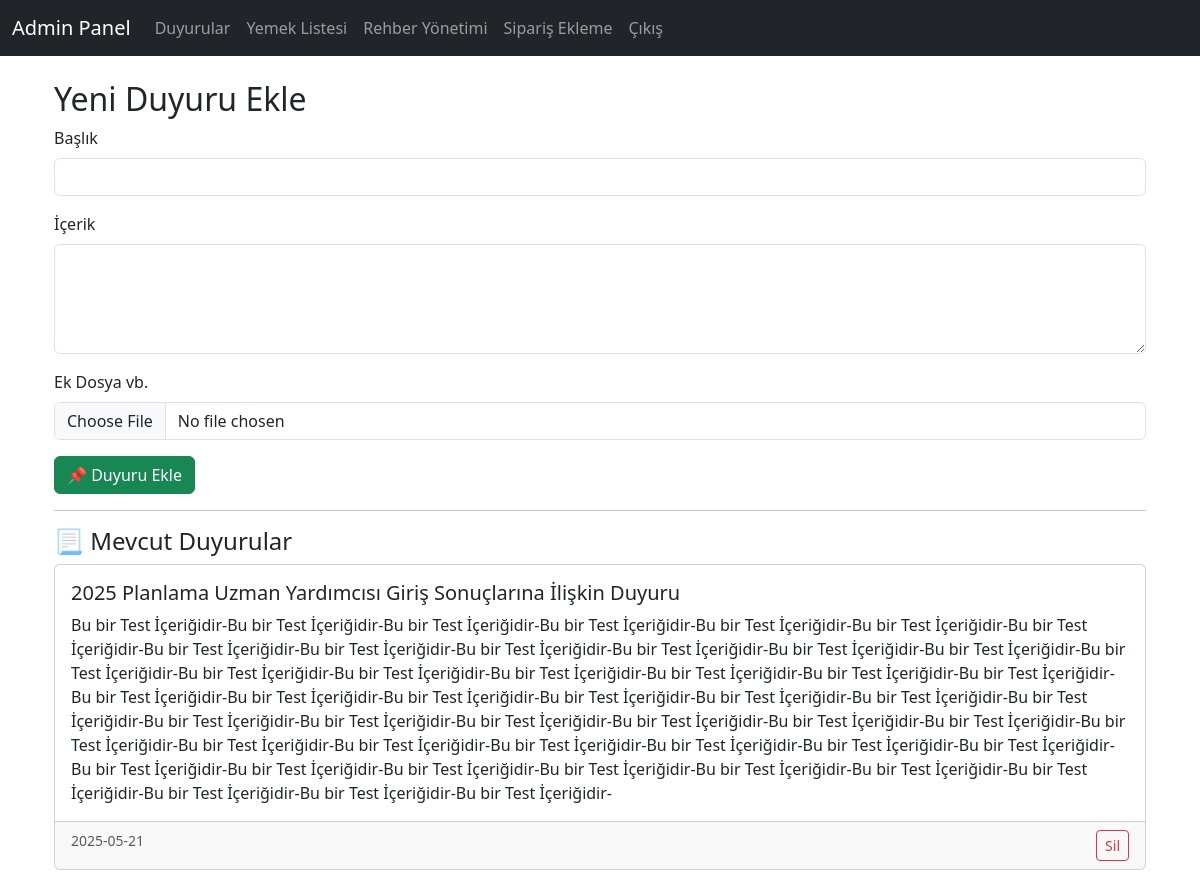
Page /admin/duyurular on the committed database.
### tables this page shows
CREATE TABLE duyurular (
            id INTEGER PRIMARY KEY AUTOINCREMENT,
            baslik TEXT NOT NULL,
            icerik TEXT NOT NULL
        , tarih TEXT);

### app.py (the view, shortened to what this page needs)
@app.route('/admin/duyurular', methods=['GET', 'POST'])
def admin_duyurular():
    db = get_db_connection()
    tarih_filter = request.args.get('tarih_filter')
    siralama = request.args.get('siralama', 'desc')
    query = "SELECT * FROM duyurular"
    params = []
    if tarih_filter:
        query += " WHERE tarih >= ?"
        params.append(tarih_filter)
    query += f" ORDER BY tarih {siralama.upper()}"
    duyurular = db.execute(query, params).fetchall()
    db.close()
    return render_template_tarihli('panel_template/duyuru_edit.html', duyurular=duyurular, tarih_filter=tarih_filter, siralama=siralama)

### app.py (called while the page is built)
def get_db_connection():
    conn = sqlite3.connect('rehber.db')
    conn.row_factory = sqlite3.Row
    return conn

def tarih_formatla(tarih):
    if isinstance(tarih, datetime):
        return tarih.strftime('%d.%m.%Y')
    elif isinstance(tarih, str):
        try:
            dt = datetime.fromisoformat(tarih)  # '2024-05-19'
            return dt.strftime('%d.%m.%Y')
        except:
            return tarih
    return tarih

def recursive_format(value):
    if isinstance(value, list):
        return [recursive_format(v) for v in value]
    elif isinstance(value, dict):
        return {k: recursive_format(v) for k, v in value.items()}
    else:
        return tarih_formatla(value)

def render_template_tarihli(template_name, **context):
    formatted_context = {k: recursive_format(v) for k, v in context.items()}
    return render_template(template_name, **formatted_context)

### templates/panel_template/duyuru_edit.html
{% extends "panel_template/base_admin_panel.html" %}
{% block content %}
<html lang="tr">
<div class="container mt-4">
    <h2>Yeni Duyuru Ekle</h2>
    <form method="POST">
        <div class="mb-3">
            <label for="baslik" class="form-label">Başlık</label>
            <input type="text" class="form-control" name="baslik" id="baslik" required>
        </div>
        <div class="mb-3">
            <label for="icerik" class="form-label">İçerik</label>
            <textarea class="form-control" name="icerik" id="icerik" rows="4" required></textarea>
        </div>
    <div class="mb-3">
        <label for="dosya" class="form-label">Ek Dosya vb.</label>
        <input type="file" name="dosya" class="form-control" accept=".pdf,.docx,.jpg,.png">
    </div>
        <button type="submit" class="btn btn-success">📌 Duyuru Ekle</button>
    </form>
    <hr>
    <h4>📃 Mevcut Duyurular</h4>
    {% for duyuru in duyurular %}
    <div class="card mb-3">
        <div class="card-body">
            <h5 class="card-title">{{ duyuru.baslik }}</h5>
            <p class="card-text">{{ duyuru.icerik }}</p>
        </div>
        <div class="card-footer d-flex justify-content-between">
            <small class="text-muted">{{ duyuru.tarih }}</small>
            <a href="{{ url_for('admin_duyuru_sil', id=duyuru.id) }}" class="btn btn-sm btn-outline-danger">Sil</a>
        </div>
    </div>
    {% endfor %}
</div>
{% endblock %}

### rows in the picture
duyurular: baslik "2025 Planlama Uzman Yardımcısı Giriş Sonuçlarına İlişkin Duyuru", icerik "Bu bir Test İçeriğidir-Bu bir Test İçeriğidir-Bu bir Test İçeriğidir-Bu bir Test İçeriğidir-Bu bir Test İçeriğidir-Bu bir Test İçeriğidir-Bu bir Test İçeriğidir-Bu bir Test İçeriğidir-Bu bir Test İçeriğidir-Bu bir Test İçeriğidir-Bu bir Test İçeriğidir-Bu bir Test İçeriğidir-Bu bir Test İçeriğidir-Bu bir Test İçeriğidir-Bu bir Test İçeriğidir-Bu bir Test İçeriğidir-Bu bir Test İçeriğidir-Bu bir Test İçeriğidir-Bu bir Test İçeriğidir-Bu bir Test İçeriğidir-Bu bir Test İçeriğidir-Bu bir Test İçeriğidir-Bu bir Test İçeriğidir-Bu bir Test İçeriğidir-Bu bir Test İçeriğidir-Bu bir Test İçeriğidir-Bu bir Test İçeriğidir-Bu bir Test İçeriğidir-Bu bir Test İçeriğidir-Bu bir Test İçeriğidir-Bu bir…", tarih "2025-05-21"
